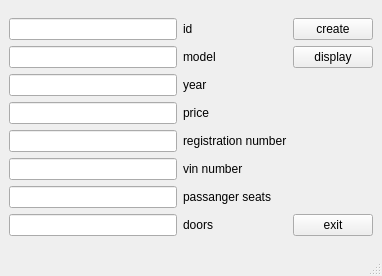
<?xml version="1.0" encoding="UTF-8"?>
<ui version="4.0">
 <class>MainWindow</class>
 <widget class="QMainWindow" name="MainWindow">
  <property name="geometry">
   <rect>
    <x>0</x>
    <y>0</y>
    <width>382</width>
    <height>276</height>
   </rect>
  </property>
  <property name="windowTitle">
   <string>MainWindow</string>
  </property>
  <widget class="QWidget" name="centralwidget">
   <layout class="QGridLayout" name="gridLayout_2">
    <item row="0" column="0">
     <layout class="QGridLayout" name="gridLayout">
      <item row="0" column="0">
       <widget class="QLineEdit" name="lineEdit_id"/>
      </item>
      <item row="0" column="1">
       <widget class="QLabel" name="label">
        <property name="text">
         <string>id</string>
        </property>
       </widget>
      </item>
      <item row="1" column="0">
       <widget class="QLineEdit" name="lineEdit_model"/>
      </item>
      <item row="1" column="1">
       <widget class="QLabel" name="label_2">
        <property name="text">
         <string>model</string>
        </property>
       </widget>
      </item>
      <item row="2" column="0">
       <widget class="QLineEdit" name="lineEdit_year"/>
      </item>
      <item row="2" column="1">
       <widget class="QLabel" name="label_3">
        <property name="text">
         <string>year</string>
        </property>
       </widget>
      </item>
      <item row="3" column="0">
       <widget class="QLineEdit" name="lineEdit_price"/>
      </item>
      <item row="3" column="1">
       <widget class="QLabel" name="label_4">
        <property name="text">
         <string>price</string>
        </property>
       </widget>
      </item>
      <item row="4" column="0">
       <widget class="QLineEdit" name="lineEdit_regNumber"/>
      </item>
      <item row="4" column="1">
       <widget class="QLabel" name="label_5">
        <property name="text">
         <string>registration number</string>
        </property>
       </widget>
      </item>
      <item row="5" column="0">
       <widget class="QLineEdit" name="lineEdit_vinNumber"/>
      </item>
      <item row="5" column="1">
       <widget class="QLabel" name="label_6">
        <property name="text">
         <string>vin number</string>
        </property>
       </widget>
      </item>
      <item row="6" column="0">
       <widget class="QLineEdit" name="lineEdit_seats"/>
      </item>
      <item row="6" column="1">
       <widget class="QLabel" name="label_7">
        <property name="text">
         <string>passanger seats</string>
        </property>
       </widget>
      </item>
      <item row="7" column="0">
       <widget class="QLineEdit" name="lineEdit_doors"/>
      </item>
      <item row="7" column="1">
       <widget class="QLabel" name="label_8">
        <property name="text">
         <string>doors</string>
        </property>
       </widget>
      </item>
      <item row="0" column="2">
       <widget class="QPushButton" name="create_object">
        <property name="text">
         <string>create</string>
        </property>
       </widget>
      </item>
      <item row="1" column="2">
       <widget class="QPushButton" name="pushButton_display">
        <property name="text">
         <string>display</string>
        </property>
       </widget>
      </item>
      <item row="7" column="2">
       <widget class="QPushButton" name="pushButton_exit">
        <property name="text">
         <string>exit</string>
        </property>
       </widget>
      </item>
     </layout>
    </item>
   </layout>
  </widget>
  <widget class="QMenuBar" name="menubar">
   <property name="geometry">
    <rect>
     <x>0</x>
     <y>0</y>
     <width>382</width>
     <height>22</height>
    </rect>
   </property>
  </widget>
  <widget class="QStatusBar" name="statusbar"/>
 </widget>
 <resources/>
 <connections/>
</ui>
